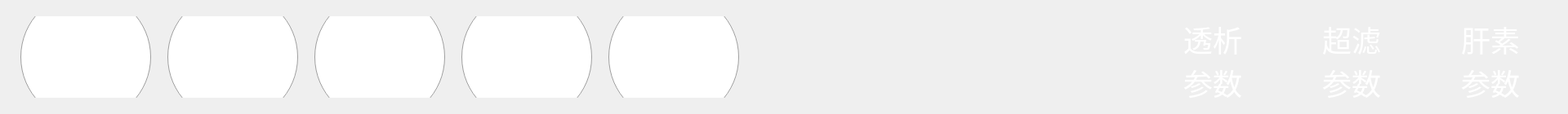
<?xml version="1.0" encoding="UTF-8"?>
<ui version="4.0">
 <class>BottomButtons</class>
 <widget class="QWidget" name="BottomButtons">
  <property name="geometry">
   <rect>
    <x>0</x>
    <y>0</y>
    <width>1920</width>
    <height>140</height>
   </rect>
  </property>
  <property name="minimumSize">
   <size>
    <width>1920</width>
    <height>140</height>
   </size>
  </property>
  <property name="maximumSize">
   <size>
    <width>1920</width>
    <height>140</height>
   </size>
  </property>
  <property name="windowTitle">
   <string>Form</string>
  </property>
  <widget class="QWidget" name="widgetButtonsLeft" native="true">
   <property name="geometry">
    <rect>
     <x>5</x>
     <y>20</y>
     <width>900</width>
     <height>100</height>
    </rect>
   </property>
   <property name="minimumSize">
    <size>
     <width>900</width>
     <height>100</height>
    </size>
   </property>
   <property name="maximumSize">
    <size>
     <width>900</width>
     <height>100</height>
    </size>
   </property>
   <property name="styleSheet">
    <string notr="true">*{
	border:none;
}

QRadioButton::indicator{
	width:160px;
	height:100px;
	left:0px;
	right:0px;
	top:0px;
	bottom:0px;
}
QRadioButton::indicator:unchecked{	
	image: url(:/public/bottom/button_open.png);
}
QRadioButton::indicator:checked{	
	image: url(:/public/bottom/button_ing.png);
}
QRadioButton:disabled QRadioButton::indicator{
	image: url(:/public/bottom/button_close.png);
}</string>
   </property>
   <layout class="QHBoxLayout" name="horizontalLayout">
    <property name="spacing">
     <number>20</number>
    </property>
    <property name="leftMargin">
     <number>20</number>
    </property>
    <property name="topMargin">
     <number>0</number>
    </property>
    <property name="rightMargin">
     <number>0</number>
    </property>
    <property name="bottomMargin">
     <number>0</number>
    </property>
    <item>
     <widget class="QRadioButton" name="rbBlood">
      <property name="cursor">
       <cursorShape>PointingHandCursor</cursorShape>
      </property>
      <property name="styleSheet">
       <string notr="true"/>
      </property>
      <property name="text">
       <string/>
      </property>
     </widget>
    </item>
    <item>
     <widget class="QRadioButton" name="rbPrepare">
      <property name="cursor">
       <cursorShape>PointingHandCursor</cursorShape>
      </property>
      <property name="styleSheet">
       <string notr="true"/>
      </property>
      <property name="text">
       <string/>
      </property>
     </widget>
    </item>
    <item>
     <widget class="QRadioButton" name="rbTreat">
      <property name="cursor">
       <cursorShape>PointingHandCursor</cursorShape>
      </property>
      <property name="styleSheet">
       <string notr="true"/>
      </property>
      <property name="text">
       <string/>
      </property>
     </widget>
    </item>
    <item>
     <widget class="QRadioButton" name="rbBloodReturn">
      <property name="cursor">
       <cursorShape>PointingHandCursor</cursorShape>
      </property>
      <property name="styleSheet">
       <string notr="true"/>
      </property>
      <property name="text">
       <string/>
      </property>
     </widget>
    </item>
    <item>
     <widget class="QRadioButton" name="rbClean">
      <property name="cursor">
       <cursorShape>PointingHandCursor</cursorShape>
      </property>
      <property name="styleSheet">
       <string notr="true"/>
      </property>
      <property name="text">
       <string/>
      </property>
     </widget>
    </item>
   </layout>
  </widget>
  <widget class="QWidget" name="widgetButtonsRight" native="true">
   <property name="geometry">
    <rect>
     <x>1410</x>
     <y>0</y>
     <width>510</width>
     <height>140</height>
    </rect>
   </property>
   <property name="minimumSize">
    <size>
     <width>0</width>
     <height>140</height>
    </size>
   </property>
   <property name="maximumSize">
    <size>
     <width>16777215</width>
     <height>140</height>
    </size>
   </property>
   <property name="styleSheet">
    <string notr="true">*{
	border:none;
	font-size:36px;
	color:#fff;
}

QPushButton{
	width:150px;
	height:140px;
	padding-top:10px;
	background-image: url(:/public/bottom/paramset.png);
}
QPushButton:pressed{
	background-image: url(:/public/bottom/paramset_clicked.png);
}</string>
   </property>
   <layout class="QHBoxLayout" name="horizontalLayout_2">
    <property name="spacing">
     <number>20</number>
    </property>
    <property name="leftMargin">
     <number>0</number>
    </property>
    <property name="topMargin">
     <number>0</number>
    </property>
    <property name="rightMargin">
     <number>20</number>
    </property>
    <property name="bottomMargin">
     <number>0</number>
    </property>
    <item>
     <widget class="QPushButton" name="radioParamDialysis">
      <property name="cursor">
       <cursorShape>PointingHandCursor</cursorShape>
      </property>
      <property name="styleSheet">
       <string notr="true"/>
      </property>
      <property name="text">
       <string>透析
参数</string>
      </property>
     </widget>
    </item>
    <item>
     <widget class="QPushButton" name="radioParamUF">
      <property name="cursor">
       <cursorShape>PointingHandCursor</cursorShape>
      </property>
      <property name="text">
       <string>超滤
参数</string>
      </property>
     </widget>
    </item>
    <item>
     <widget class="QPushButton" name="radioParamHeparin">
      <property name="cursor">
       <cursorShape>PointingHandCursor</cursorShape>
      </property>
      <property name="text">
       <string>肝素
参数</string>
      </property>
     </widget>
    </item>
   </layout>
  </widget>
  <widget class="QWidget" name="widgetTextLeft" native="true">
   <property name="geometry">
    <rect>
     <x>5</x>
     <y>45</y>
     <width>900</width>
     <height>50</height>
    </rect>
   </property>
   <property name="minimumSize">
    <size>
     <width>900</width>
     <height>0</height>
    </size>
   </property>
   <property name="maximumSize">
    <size>
     <width>900</width>
     <height>16777215</height>
    </size>
   </property>
   <property name="styleSheet">
    <string notr="true">QLabel{
	font-size:36px;
	color:#fff;
}</string>
   </property>
   <layout class="QHBoxLayout" name="horizontalLayout_3">
    <property name="spacing">
     <number>20</number>
    </property>
    <property name="leftMargin">
     <number>20</number>
    </property>
    <property name="topMargin">
     <number>0</number>
    </property>
    <property name="rightMargin">
     <number>0</number>
    </property>
    <property name="bottomMargin">
     <number>0</number>
    </property>
    <item>
     <widget class="QLabel" name="label">
      <property name="text">
       <string>血路</string>
      </property>
      <property name="alignment">
       <set>Qt::AlignCenter</set>
      </property>
     </widget>
    </item>
    <item>
     <widget class="QLabel" name="label_2">
      <property name="text">
       <string>准备</string>
      </property>
      <property name="alignment">
       <set>Qt::AlignCenter</set>
      </property>
     </widget>
    </item>
    <item>
     <widget class="QLabel" name="label_3">
      <property name="text">
       <string>治疗</string>
      </property>
      <property name="alignment">
       <set>Qt::AlignCenter</set>
      </property>
     </widget>
    </item>
    <item>
     <widget class="QLabel" name="label_4">
      <property name="text">
       <string>回血</string>
      </property>
      <property name="alignment">
       <set>Qt::AlignCenter</set>
      </property>
     </widget>
    </item>
    <item>
     <widget class="QLabel" name="label_5">
      <property name="text">
       <string>清洗</string>
      </property>
      <property name="alignment">
       <set>Qt::AlignCenter</set>
      </property>
     </widget>
    </item>
   </layout>
  </widget>
 </widget>
 <resources/>
 <connections/>
</ui>
